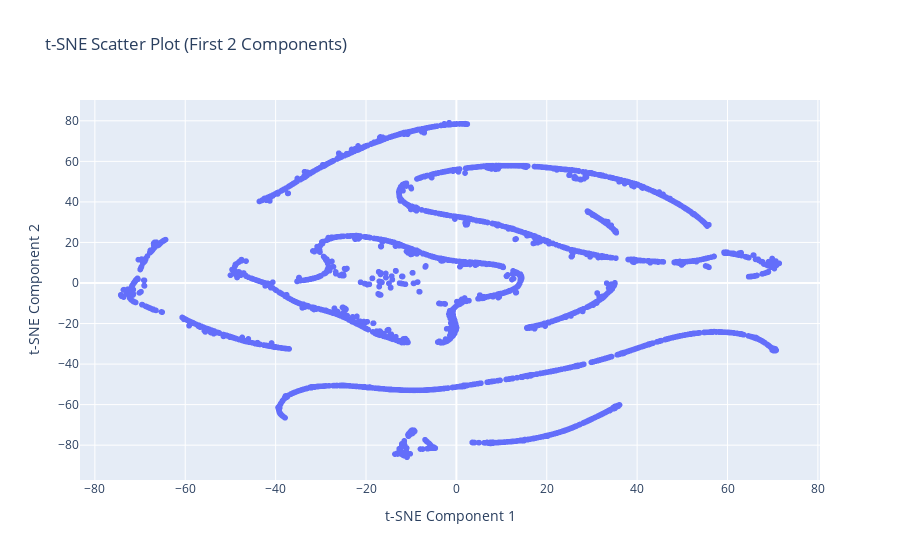

The cell this chart's notebook holds for it:
### Markdown cell above
The data changes gradually — it looks like the data is rather smoothly varying versions of the same base structure. I can adding PCA on Tsne and dimming to 2 dimensions.

### Code cell
# Reduce dimensionality first
X_pca = PCA(n_components=50, random_state=42).fit_transform(X)

# Then t-SNE
tsne = TSNE(n_components=2, perplexity=30, learning_rate=200, random_state=42)
X_tsne = tsne.fit_transform(X_pca)

# Visualize , use plotly
fig = px.scatter(x=X_tsne[:,0], y=X_tsne[:,1],
                 title="t-SNE Scatter Plot (First 2 Components)")
fig.update_layout(xaxis_title="t-SNE Component 1",
                  yaxis_title="t-SNE Component 2")
fig.show()

### Figure 1 — Plotly figure (JSON) as saved in the notebook; plotly's stock layout.template omitted (floating-point values rounded to 4 significant figures; data arrays with more than 128 entries replaced by an {"elided": "..."} marker saying what was removed)
{"data": [{"hovertemplate": "x=%{x}<br>y=%{y}<extra></extra>", "legendgroup": "", "marker": {"color": "#636efa", "symbol": "circle"}, "mode": "markers", "name": "", "showlegend": false, "type": "scattergl", "x": {"elided": "4000 float values"}, "xaxis": "x", "y": {"elided": "4000 float values"}, "yaxis": "y"}], "layout": {"legend": {"tracegroupgap": 0}, "title": {"text": "t-SNE Scatter Plot (First 2 Components)"}, "xaxis": {"anchor": "y", "domain": [0, 1], "title": {"text": "t-SNE Component 1"}}, "yaxis": {"anchor": "x", "domain": [0, 1], "title": {"text": "t-SNE Component 2"}}}}
